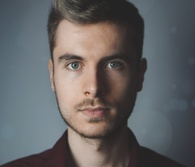
#> input picture basic_img_preprocessing/materials/imgs/face1.jpeg, 195 x 167 px, shrunk from 878 x 750 before the run
$ jupyter execute 11_surf.ipynb   (shell and % lines are left out)
#> lines starting #> are read from the running program, lines starting #| are printed output that depends on the picture
[cell 1]
import cv2 as cv
import matplotlib.pyplot as plt
import numpy as np

[cell 2]
class Shower:
    def show_img(
        img_mtx: np.ndarray,
        extra_img_params: dict = {},
        in_gray: bool = True,
        is_show: bool = True,
        title: str = None,
        figsize: tuple = None
    ):
        '''
            cmap='gray': display the image in grayscale
        '''

        if in_gray:
            img_params = {'X': img_mtx} | {'cmap': 'gray'} | extra_img_params
        else:
            img_params = {'X': img_mtx} | extra_img_params

        if figsize is not None:
            plt.figure(figsize=figsize)

        plt.imshow(**img_params)
        plt.axis('off')

        if title:
            plt.title(title)

        if is_show:
            plt.show()

    def show_two_img(
        img_mtx1: np.ndarray,
        img_mtx2: np.ndarray,
        title_img1: str = None,
        title_img2: str = None,
        extra_img1_params: dict = {},
        extra_img2_params: dict = {},
        figsize: tuple = (8, 12)
    ):
        plt.figure(figsize=figsize)

        plt.subplot(1, 2, 1)
        Shower.show_img(img_mtx1, extra_img1_params, is_show=False)
        if title_img1:
            plt.title(title_img1)

        plt.subplot(1, 2, 2)
        Shower.show_img(img_mtx2, extra_img2_params, is_show=False)
        if title_img2:
            plt.title(title_img2)

        plt.tight_layout()  # fit into the figure area without overlapping
        plt.show()

[cell 3]
PICTURES_PATH = 'materials/imgs/'

HAAR_METHOD_FROM_CV = cv.data.haarcascades + 'haarcascade_frontalface_default.xml'
HAAR_METHOD = 'materials/haarcascade_frontalface_alt.xml'

 # Каскады Хаара

[cell 4]
PICTURE1_PATH = PICTURES_PATH + 'face1.jpeg'

PICTURE1_PATH

[cell 5]
# Чтение изображения
original_image = cv.imread(PICTURE1_PATH)
#> original_image is the input picture: shape (167, 195, 3); mean B, G, R 99.7, 98.6, 99.1
original_image = cv.cvtColor(original_image, cv.COLOR_BGR2RGB)

# Конвертация изображения в градации серого
grayscale_image = cv.cvtColor(original_image, cv.COLOR_RGB2GRAY)
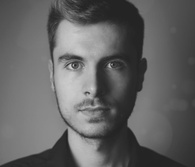
#> grayscale_image: shape (167, 195); min 31, max 210, mean 98.9


Shower.show_two_img(original_image, grayscale_image)
#> in show_img, `img_params = {'X': img_mtx} | {'cmap': 'gray'} | extra_img_params`: img_params = 2 items
#> in show_two_img, `plt.show()`:
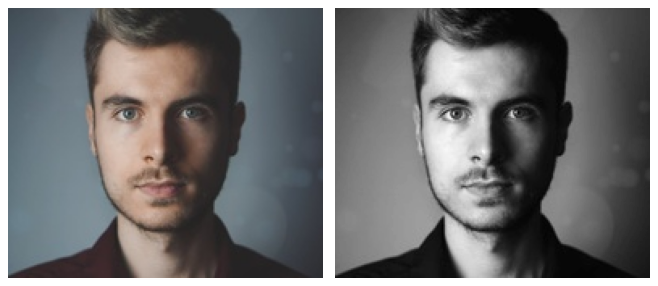
#> figure drawn by matplotlib, 2 panels

[cell 6]
# Загрузка классификатора и создание каскадного объекта для распознавания лиц (указан путь к модели в вашей папке с данным ноутбуком)

face_cascade = cv.CascadeClassifier(HAAR_METHOD)

face_cascade

[cell 7]
detected_faces = face_cascade.detectMultiScale(grayscale_image)
#> detected_faces = [[39, 24, 106, 106]]

detected_faces
#> Out = [[39, 24, 106, 106]]

[cell 8]
tmp_original_image = original_image.copy()

for (column, row, width, height) in detected_faces:
    cv.rectangle(
        tmp_original_image,
        (column, row),
        (column + width, row + height),
        (0, 255, 0),
        2
    )
#> this loop made 1 pass
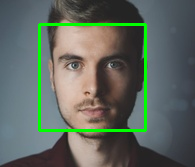
#> tmp_original_image: shape (167, 195, 3); mean R, G, B 94.9, 104.3, 95.4

[cell 9]
Shower.show_img(tmp_original_image)

 # ДЗ: Реализация класса с моделью каскадов Хаара

 Напишите класс, который при инициализации должен принимать на вход путь к "*.xml" файлу обученной модели каскадов Хаара. Класс должен содержать функционал для загрузки изображения и вывода, с помощью этой обученной модели, результата распознавания лиц на изображении. Также в подписи к названию результата необходимо добавить количество задетектированных лиц. Приведите как минимум два примера работы такого класса.

[cell 10]
class FaceDetection:
    def __init__(
        self,
        modelpath=cv.data.haarcascades + 'haarcascade_frontalface_default.xml'
    ):
        self.modelpath = modelpath
        self.face_cascade = cv.CascadeClassifier(modelpath)

    def _get_image_mtxs(
        self,
        imagepath: str,
        image_convertion: int = cv.COLOR_BGR2RGB,
        gray_convertion: int = cv.COLOR_RGB2GRAY
    ):
        # Чтение изображения
        original_image = cv.imread(imagepath)
        if image_convertion:
            original_image = cv.cvtColor(original_image, image_convertion)

        # Конвертация изображения в градации серого
        grayscale_image = cv.cvtColor(original_image, gray_convertion)

        return original_image, grayscale_image

    def _define_face_rectangle(self, original_image_mtx, detected_faces):
        original_image_mtx_cp = original_image_mtx.copy()

        for (column, row, width, height) in detected_faces:
            cv.rectangle(
                original_image_mtx_cp,
                (column, row),
                (column + width, row + height),
                (0, 255, 0),
                2
            )

        return original_image_mtx_cp

    def detect_faces(
        self,
        grayscale_image: np.ndarray,
        draw_rectangle_mtx: np.array,
        is_print: bool = True
    ):
#> called with is_print = True
        detected_faces = face_cascade.detectMultiScale(grayscale_image)
#> detected_faces = [[39, 24, 106, 106]]

        original_image_detected = self._define_face_rectangle(
            draw_rectangle_mtx, detected_faces
        )
#> the loop in _define_face_rectangle, `for (column, row, width, height) in detected_faces:` made 1 pass

        if is_print:
            print(f'The {len(detected_faces)} faces was detected')
#| The 1 faces was detected
            Shower.show_img(original_image_detected)

        return detected_faces, original_image_detected


    def detect_faces_by_filename(
        self,
        imagepath: str,
        image_convertion: int = cv.COLOR_BGR2RGB,
        gray_convertion: int = cv.COLOR_RGB2GRAY,
        draw_rectangle_mtx: np.ndarray = None,
        print_steps: bool = False
    ):

        original_image, grayscale_image = self._get_image_mtxs(
            imagepath, image_convertion, gray_convertion
        )

        if draw_rectangle_mtx is None:
            draw_rectangle_mtx = original_image

        if print_steps:
            Shower.show_two_img(original_image, grayscale_image)
            print('Detected faces coordinates:', detected_faces)

        return self.detect_faces(
            grayscale_image, draw_rectangle_mtx
        )

[cell 11]
PICTURE2_PATH = PICTURES_PATH + 'house_photo.jpeg'
PICTURE3_PATH = PICTURES_PATH + 'family.JPG'

PICTURE2_PATH, PICTURE3_PATH

[cell 12]
fd = FaceDetection(modelpath=HAAR_METHOD)

detected_faces, original_image_detected = fd.detect_faces_by_filename(
    PICTURE1_PATH
)

[cell 13]
fd = FaceDetection()

detected_faces, original_image_detected = fd.detect_faces_by_filename(
    PICTURE2_PATH
)
#> call 2 of _get_image_mtxs, with imagepath = 'materials/imgs/house_photo.jpeg', image_convertion = 4, gray_convertion = 7
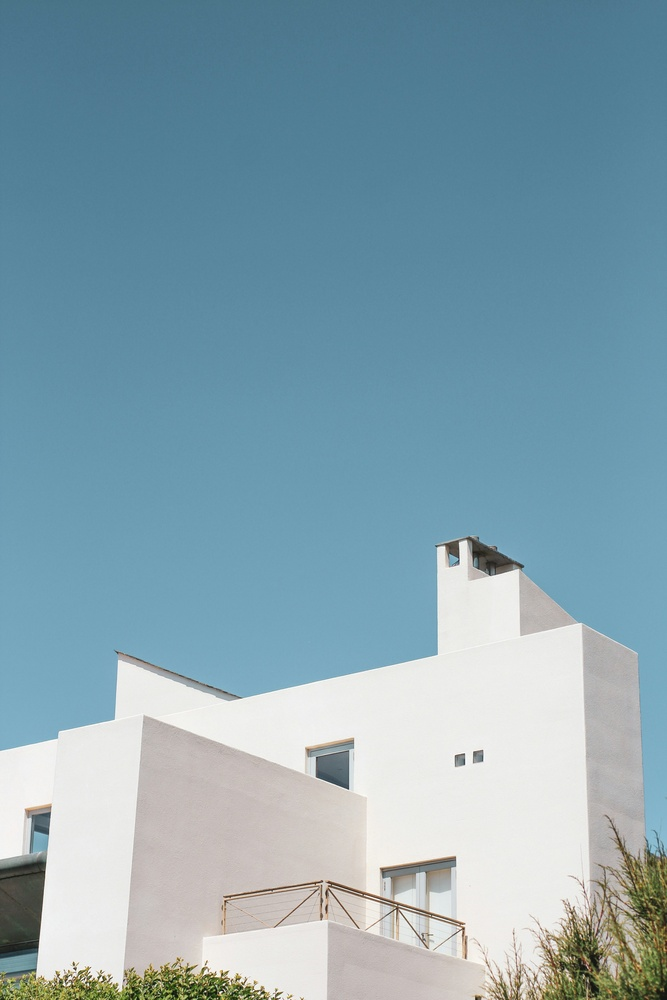
#> input picture basic_img_preprocessing/materials/imgs/house_photo.jpeg, 667 x 1000 px, shrunk from 3000 x 4500 before the run
#> in _get_image_mtxs, original_image is the input picture: shape (1000, 667, 3); mean B, G, R 175.9, 163.2, 133.2
#> in _get_image_mtxs (call 2), `grayscale_image = cv.cvtColor(original_image, gray_convertion)`:
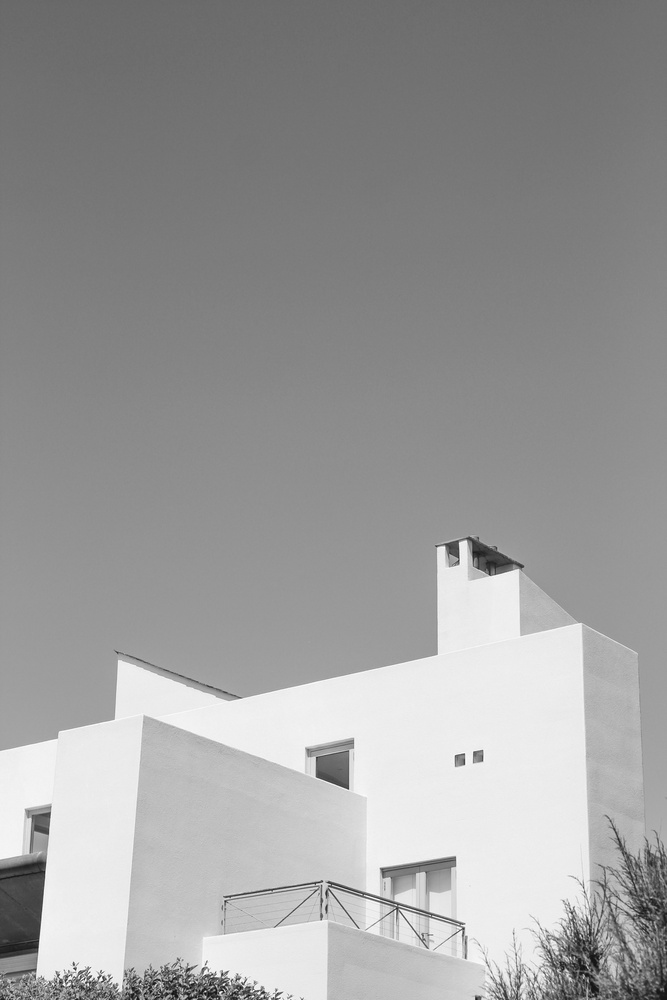
#> grayscale_image: shape (1000, 667); min 9, max 254, mean 155.7
#| The 0 faces was detected
#> detected_faces = ()

[cell 14]
fd = FaceDetection()

detected_faces, original_image_detected = fd.detect_faces_by_filename(
    PICTURE3_PATH
)
#> call 3 of _get_image_mtxs, with imagepath = 'materials/imgs/family.JPG', image_convertion = 4, gray_convertion = 7
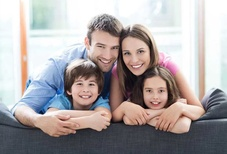
#> input picture basic_img_preprocessing/materials/imgs/family.JPG, 227 x 154 px, shrunk from 1022 x 693 before the run
#> in _get_image_mtxs, original_image is the input picture: shape (154, 227, 3); mean B, G, R 164.7, 164.3, 170.7
#> in _get_image_mtxs (call 3), `grayscale_image = cv.cvtColor(original_image, gray_convertion)`:
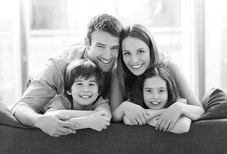
#> grayscale_image: shape (154, 227); min 2, max 255, mean 166.3
#> the loop in _define_face_rectangle (call 3), `for (column, row, width, height) in detected_faces:` made 4 passes
#> (column, row, width, height) on passes 1 to 4: (70, 73, 31, 31), (139, 79, 32, 32), (89, 33, 36, 36), (117, 39, 36, 36)
#> after the loop in _define_face_rectangle (call 3), `for (column, row, width, height) in detected_faces:`:
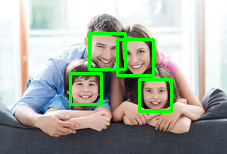
#> original_image_mtx_cp: shape (154, 227, 3); mean R, G, B 165.4, 171.4, 160.5
#| The 4 faces was detected
#> detected_faces = [[70, 73, 31, 31], [139, 79, 32, 32], [89, 33, 36, 36], [117, 39, 36, 36]]

[cell 15]
# Compare model from cv and as file

fd = FaceDetection(HAAR_METHOD)

detected_faces, original_image_detected = fd.detect_faces_by_filename(
    PICTURE3_PATH, draw_rectangle_mtx=original_image_detected
)
#| The 4 faces was detected
